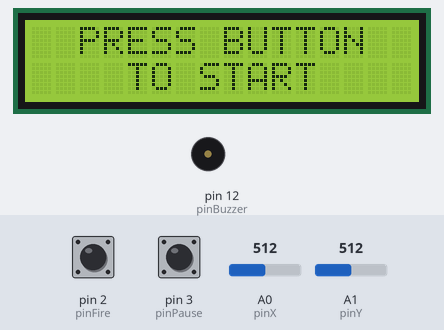
A sketch run on a simulated Arduino Uno, built with avr-gcc and run on an emulated ATmega328P. On the bench: 16×2 character LCD, buzzer (waves = sounding, pin HIGH). The test bench sets the inputs (shaded band); at power-on: pin 2 (pinFire) HIGH, A0 (pinX) = 512, A1 (pinY) = 512, pin 3 (pinPause) HIGH. Random numbers use the default seed unless the sketch sets one.

Above: at 8.6 s.
8.7 s: pin 2 (pinFire) pulled LOW for 0.15 s
At 9.1 s:
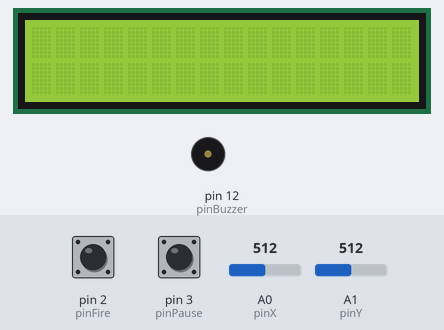
11.0 s: A0 (pinX) set to 544
At 12.92 s:
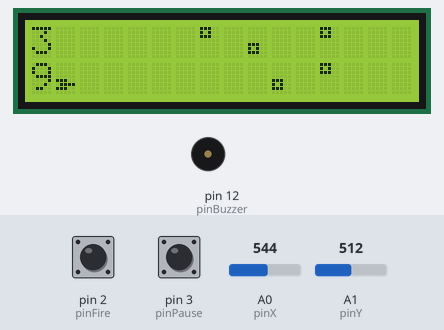
13.1 s: A0 (pinX) set to 480
At 15.34 s:
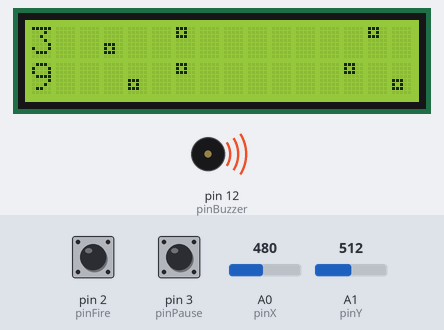
16.1 s: A1 (pinY) set to 480
At 18.35 s:
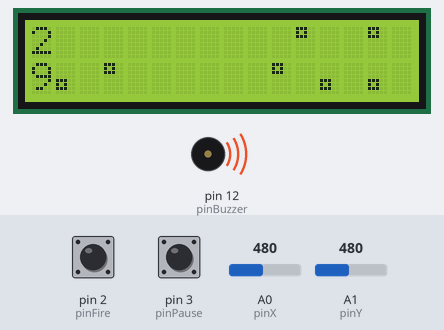
19.1 s: A1 (pinY) set to 544
At 20.53 s:
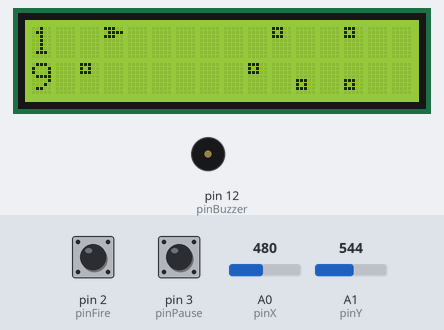
22.1 s: pin 3 (pinPause) pulled LOW for 1 s
At 23.3 s:
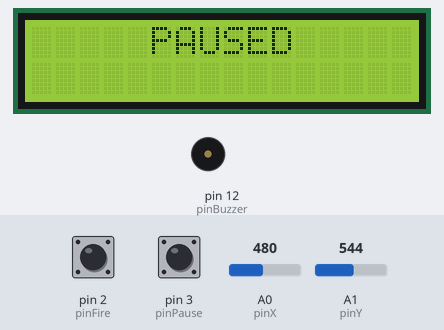
Timing chart, 0 to 25.1 s (numbered marks = the images above; inputs shaded):
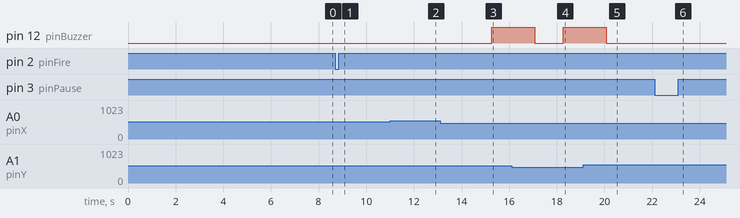

The sketch:

MiniProject_SpaceImpact.ino
```cpp
// Game space attack

#include <LiquidCrystal_I2C.h>

LiquidCrystal_I2C lcd(0x27, 16, 2);

uint8_t area[4][15] = {
  { 0, 0, 0, 0, 0, 0, 0, 0, 0, 0, 0, 0, 0, 0, 0 },
  { 0, 0, 0, 0, 0, 0, 0, 0, 0, 0, 0, 0, 0, 0, 0 },
  { 0, 0, 0, 0, 0, 0, 0, 0, 0, 0, 0, 0, 0, 0, 0 },
  { 0, 0, 0, 0, 0, 0, 0, 0, 0, 0, 0, 0, 0, 0, 0 },
};

const byte pinBuzzer = 12;  // to pin 12
const byte pinFire = 2;     // Fire button to pin 2
const int pinX = 0;         // joystick x to analog-pin 0
const int pinY = 1;         // joystick y to analog-pin 1
const byte pinPause = 3;    // Pause button to pin 3

bool isPaused = false;

void setup() {
  lcd.begin(16, 2);
  lcd.backlight();
  byte a[8] = {             // rocket atas
    B11100,
    B01111,
    B11100,
    B00000,
    B00000,
    B00000,
    B00000,
    B00000,
  };
  lcd.createChar(0, a);
  byte b[8] = {             // rocket bawah
    B00000,
    B00000,
    B00000,
    B00000,
    B11100,
    B01111,
    B11100,
    B00000,
  };
  lcd.createChar(1, b);
  byte c[8] = {             // rocket di atas sejajar dengan block
    B11100,
    B01111,
    B11100,
    B00000,
    B11100,
    B10100,
    B11100,
    B00000,
  };
  lcd.createChar(2, c);
  byte d[8] = {             // rocket di bawah sejajar dengan block
    B11100,
    B10100,
    B11100,
    B00000,
    B11100,
    B01111,
    B11100,
    B00000,
  };
  lcd.createChar(3, d);
  byte e[8] = {             // 2 block sejajar atas bawah
    B11100,
    B10100,
    B11100,
    B00000,
    B11100,
    B10100,
    B11100,
    B00000,
  };
  lcd.createChar(4, e);
  byte f[8] = {             // peluru bawah
    B00000,
    B00000,
    B00000,
    B00000,
    B00100,
    B10010,
    B01000,
    B00000,
  };
  lcd.createChar(5, f);
  byte g[8] = {             // peluru atas sejajar dengan block
    B00100,
    B10010,
    B01000,
    B00000,
    B11100,
    B10100,
    B11100,
    B00000,
  };
  lcd.createChar(6, g);
  byte h[8] = {             // peluru bawah sejajar dengan block
    B11100,
    B10100,
    B11100,
    B00000,
    B00100,
    B10010,
    B01000,
    B00000,
  };
  lcd.createChar(7, h);
  // byte rocket[8] ={
  //   B00000,
  //   B00000,
  //   B00100,
  //   B00100,
  //   B01110,
  //   B11111,
  //   B11011,
  //   B10001,
  // };
  // lcd.createChar(8, rocket);
  lcd.home();
  pinMode(pinBuzzer, OUTPUT);
  pinMode(pinFire, INPUT_PULLUP);
  pinMode(pinPause, INPUT_PULLUP);
  // lcd.clear();
  // for (uint8_t y = 0; y < 2; y++) {
  //   for (uint8_t x = 0; x < 16; x++) {
  //     lcd.setCursor(x, y);
  //     lcd.print(char(1));
  //     delay(100);
  //     lcd.setCursor(x, y);
  //     if (y == 0) {
  //       lcd.print(" MINI PROJECT   "[x]);
  //     } else {
  //       lcd.print("     KELOMPOK 1 "[x]);
  //     }
  //   }
  // }
  // delay(1000);
  lcd.clear();
  for (uint8_t y = 0; y < 2; y++) {
    for (uint8_t x = 0; x < 16; x++) {
      lcd.setCursor(x, y);
      lcd.print(char(1));
      delay(100);
      lcd.setCursor(x, y);
      if (y == 0) {
        lcd.print("    SPACE       "[x]);
      } else {
        lcd.print("      IMPACT    "[x]);
      }
    }
  }
  delay(1000);
  lcd.clear();
  lcd.setCursor(0, 0);
  lcd.print("3 -> LIFE POINTS");
  lcd.setCursor(0, 1);
  lcd.print("9 -> WEAPON LOAD");
  delay(3000);
  lcd.clear();
}

void loop() {
  lcd.setCursor(0, 0);
  lcd.print("  PRESS BUTTON  ");
  lcd.setCursor(0, 1);
  lcd.print("    TO START    ");

  while (digitalRead(pinFire) && digitalRead(pinPause)) {
  }

  lcd.clear();
  delay(500);

  for (uint8_t y = 0; y < 4; y++) {
    for (uint8_t x = 0; x < 15; x++) {
      area[y][x] = 0;
    }
  }
  area[0][0] = 1;
  uint8_t sleep = 400;
  uint8_t junkRisk = 10;
  uint8_t fireLoad = 0;
  uint8_t fireConsumption = 9;
  unsigned long score = 0;
  uint8_t life = 3;
  unsigned long count = 0;

  lcd.setCursor(0,0);
  lcd.print(life);
  lcd.setCursor(0, 1);
  lcd.print(fireLoad);

  draw();
  bool gameover = false;

  while (!gameover) {
    // Check for pause button press
    if (!digitalRead(pinPause)) {
      delay(50); // Debounce delay
      if (!digitalRead(pinPause)) {  // Confirm button press
        isPaused = !isPaused;  // Toggle pause state
        if (isPaused) {
          lcd.clear();
          lcd.setCursor(5, 0);
          lcd.print("PAUSED");
          // lcd.setCursor(14, 1);
          // lcd.print(">>");
          // lcd.setCursor(0, 1);
          // lcd.write(byte(8));
        } else {
          lcd.clear();
          lcd.setCursor(0, 0);
          lcd.print(life);
          lcd.setCursor(0, 1);
          lcd.print(fireLoad);
          draw();
        }
      }
      // Wait for button to be released
      while (!digitalRead(pinPause)) {}  // Wait until button is released
      delay(50); // Small delay for debounce
    }

    // If game is paused, skip the rest of the loop
    if (isPaused) {
      continue;
    }

    for (uint8_t y = 0; y < 4; y++) {
      for (uint8_t x = 15; x > 0; x--) {
        if (area[y][x - 1] == 4) {
          area[y][x - 1] = 0;
          if (x < 15) {
            area[y][x] += 4;
          }
        }
      }
    }

    if (!digitalRead(pinFire) && fireLoad >= fireConsumption) {
      fireLoad -= fireConsumption;
      for (uint8_t y = 0; y < 4; y++) {
        for (uint8_t x = 0; x < 14; x++) {
          if (area[y][x] == 1) {  // raumschiff
            area[y][x + 1] += 4;
          }
        }
      }
    }
    if (fireLoad < 9) {
      fireLoad++;
      lcd.setCursor(0, 1);
      lcd.print(fireLoad);
    }

    draw();
    delay(sleep);

    bool doBreak = false;
    for (uint8_t y = 0; y < 4; y++) {
      for (uint8_t x = 0; x < 15; x++) {
        if (area[y][x] == 1) {
          doBreak = true;
          int dx = analogRead(pinX);
          int dy = analogRead(pinY);
          if (dy > 534 && x > 0) {
            area[y][x] = 0;
            area[y][x - 1] += 1;
          } else if ((dy < 490) && x < 14) {
            if (area[y][x + 1] != 4) {
              area[y][x] = 0;
              area[y][x + 1] += 1;
            }
          } else if (dx < 490 && y > 0) {
            area[y][x] = 0;
            area[y - 1][x] += 1;
          } else if (dx > 534 && y < 3) {
            area[y][x] = 0;
            area[y + 1][x] += 1;
          }
        }
        if (doBreak) {
          break;
        }
      }
      if (doBreak) {
        break;
      }
    }

    for (uint8_t y = 0; y < 4; y++) {
      for (uint8_t x = 0; x < 15; x++) {
        if (area[y][x] == 2) {
          area[y][x] = 0;
          if (x > 0) {
            area[y][x - 1] += 2;
          }
        }
      }
    }

    for (uint8_t y = 0; y < 4; y++) {
      if (random(100) < junkRisk) {
        area[y][14] += 2;
      }
    }

    draw();
    delay(sleep);

    for (uint8_t y = 0; y < 4; y++) {
      for (uint8_t x = 0; x < 15; x++) {
        if (area[y][x] == 3) {  // kollidiertes schiff
          area[y][x] = 1;
          blinkShip();
          life--;
          lcd.setCursor(0, 0);
          lcd.print(life);
          if (life == 0) {
            gameover = true;
            lcd.clear();
            lcd.setCursor(6, 0);
            lcd.print("GAME");
            lcd.setCursor(6, 1);
            lcd.print("OVER");
            for (uint8_t y = 0; y < 2; y++) {
              for (uint8_t x = 0; x < 16; x++) {
                lcd.setCursor(x, y);
                lcd.print(char(1));
                delay(100);
                lcd.setCursor(x, y);
                lcd.print(" ");
              }
            }
            lcd.clear();
            lcd.setCursor(0, 0);
            lcd.print("SCORE:");
            lcd.setCursor(0, 1);
            lcd.print(score);
            delay(1000);
            for (uint8_t y = 0; y < 2; y++) {
              for (uint8_t x = 0; x < 16; x++) {
                lcd.setCursor(x, y);
                lcd.print(char(1));
                delay(100);
                lcd.setCursor(x, y);
                lcd.print(" ");
              }
            }
            delay(1000);
          }
        } else if (area[y][x] > 4) {
          for (uint8_t i = 0; i < 10; i++) {
            digitalWrite(pinBuzzer, HIGH);
            delay(3);
            digitalWrite(pinBuzzer, LOW);
            delay(3);
          }
          score += 10;
          area[y][x] -= 6;
        }
      }
    }

    score++;
    count++;

    if (count % 100 == 0) {
      sleep -= 5;
      junkRisk += 3;
      fireConsumption--;
    }
  }
}

void draw() {
  for (uint8_t y = 0; y < 4; y += 2) {
    for (uint8_t x = 0; x < 15; x++) {
      lcd.setCursor(x + 1, y / 2);

      if (area[y][x] == 1) {
        if (area[y + 1][x] == 0) {
          lcd.print(char(0));
        } else if (area[y + 1][x] == 2 || area[y + 1][x] == 6 || area[y + 1][x] == 10) {  // unten hindernis
          lcd.print(char(2));
        }
      } else if (area[y][x] == 2 || area[y][x] == 6 || area[y][x] == 10) {
        if (area[y + 1][x] == 0) {
          lcd.write(0b11011111);
        } else if (area[y + 1][x] == 1) {
          lcd.print(char(3));
        } else if (area[y + 1][x] == 2) {
          lcd.print(char(4));
        } else if (area[y + 1][x] == 4 || area[y + 1][x] == 6 || area[y + 1][x] == 10) {
          lcd.print(char(7));
        }
      } else if (area[y][x] == 4) {
        if (area[y + 1][x] == 0) {
          lcd.write(0b11011110);
        } else if (area[y + 1][x] == 2 || area[y + 1][x] == 6 || area[y + 1][x] == 10) {
          lcd.print(char(6));
        }
      } else if (area[y][x] == 0) {  // oben nichts
        if (area[y + 1][x] == 0) {   // unten nichts
          lcd.print(" ");
        } else if (area[y + 1][x] == 1) {  // unten schiff
          lcd.print(char(1));
        } else if (area[y + 1][x] == 2 || area[y + 1][x] == 6 || area[y + 1][x] == 10) {
          lcd.write(0b10100001);
        } else if (area[y + 1][x] == 4) {
          lcd.print(char(5));
        }
      } else {
        lcd.print(" ");
      }
    }
  }
}

void blinkShip() {
  for (uint8_t y = 0; y < 4; y++) {
    for (uint8_t x = 0; x < 15; x++) {
      if (area[y][x] == 1) {

        for (uint8_t i = 0; i < 3; i++) {
          lcd.setCursor(x + 1, y > 1);
          if (y == 0 || y == 2) {
            if (area[y + 1][x] == 0) {
              lcd.print(" ");
            } else {
              lcd.write(0b10100001);
            }
          } else {
            if (area[y - 1][x] == 0) {
              lcd.print(" ");
            } else {
              lcd.write(0b11011111);
            }
          }
          for (uint8_t i = 0; i < 10; i++) {
            digitalWrite(pinBuzzer, HIGH);
            delay(25);
            digitalWrite(pinBuzzer, LOW);
            delay(5);
          }

          lcd.setCursor(x + 1, y > 1);
          if (y == 0 || y == 2) {
            if (area[y + 1][x] == 0) {
              lcd.print(char(0));
            } else {
              lcd.print(char(2));
            }
          } else {
            if (area[y - 1][x] == 0) {
              lcd.print(char(1));
            } else {
              lcd.print(char(3));
            }
          }
          for (uint8_t i = 0; i < 10; i++) {
            digitalWrite(pinBuzzer, HIGH);
            delay(25);
            digitalWrite(pinBuzzer, LOW);
            delay(5);
          }
        }
      }
    }
  }
}
```

Measured:
- after the input at 8.7 s, the display: changes at once (image 1)
- after the input at 13.1 s, pin 12 (pinBuzzer): LOW → HIGH after 2.2 s
- what the display in image 3 shows lasts 0.5 s, from 15.1 s to 15.6 s
